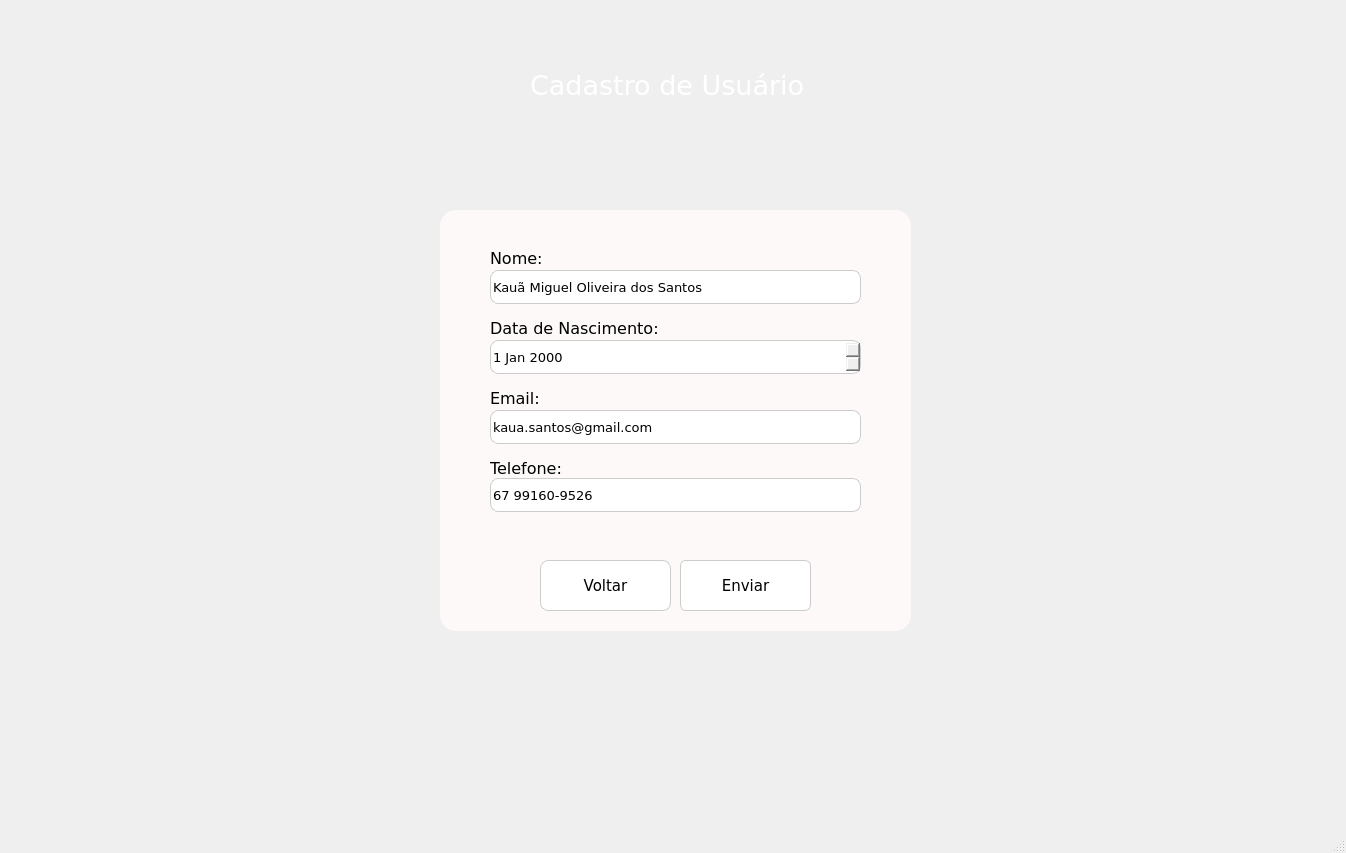
<?xml version="1.0" encoding="UTF-8"?>
<ui version="4.0">
 <class>MainWindow</class>
 <widget class="QMainWindow" name="MainWindow">
  <property name="geometry">
   <rect>
    <x>0</x>
    <y>0</y>
    <width>1346</width>
    <height>853</height>
   </rect>
  </property>
  <property name="windowTitle">
   <string>MainWindow</string>
  </property>
  <property name="styleSheet">
   <string notr="true"/>
  </property>
  <widget class="QWidget" name="centralwidget">
   <widget class="QLabel" name="labelDataNascimento">
    <property name="geometry">
     <rect>
      <x>490</x>
      <y>320</y>
      <width>171</width>
      <height>16</height>
     </rect>
    </property>
    <property name="font">
     <font>
      <family>Verdana</family>
      <pointsize>12</pointsize>
     </font>
    </property>
    <property name="styleSheet">
     <string notr="true">border-radius: 16px;
backdrop-filter: blur(10.8px);</string>
    </property>
    <property name="text">
     <string>Data de Nascimento:</string>
    </property>
   </widget>
   <widget class="QPushButton" name="pushButtonEnviar">
    <property name="geometry">
     <rect>
      <x>680</x>
      <y>560</y>
      <width>131</width>
      <height>51</height>
     </rect>
    </property>
    <property name="font">
     <font>
      <family>Verdana</family>
      <pointsize>11</pointsize>
     </font>
    </property>
    <property name="styleSheet">
     <string notr="true">border-radius: 6px;
background-color: rgb(255, 255, 255);
border: 1px solid #ccc;</string>
    </property>
    <property name="text">
     <string>Enviar</string>
    </property>
   </widget>
   <widget class="QDateEdit" name="dateEditDataNascimento">
    <property name="geometry">
     <rect>
      <x>490</x>
      <y>340</y>
      <width>371</width>
      <height>34</height>
     </rect>
    </property>
    <property name="font">
     <font>
      <family>Verdana</family>
      <pointsize>10</pointsize>
     </font>
    </property>
    <property name="styleSheet">
     <string notr="true">border-radius: 16px;
backdrop-filter: blur(10px);
border-radius: 8px;
border: 1px solid #ccc;</string>
    </property>
   </widget>
   <widget class="QLineEdit" name="lineEditTelefone">
    <property name="geometry">
     <rect>
      <x>490</x>
      <y>478</y>
      <width>371</width>
      <height>34</height>
     </rect>
    </property>
    <property name="font">
     <font>
      <family>Verdana</family>
      <pointsize>10</pointsize>
     </font>
    </property>
    <property name="styleSheet">
     <string notr="true">border-radius: 16px;
backdrop-filter: blur(10px);
border-radius: 8px;
border: 1px solid #ccc;</string>
    </property>
    <property name="text">
     <string>67 99160-9526</string>
    </property>
   </widget>
   <widget class="QLabel" name="labelDescricao">
    <property name="geometry">
     <rect>
      <x>530</x>
      <y>70</y>
      <width>281</width>
      <height>31</height>
     </rect>
    </property>
    <property name="font">
     <font>
      <family>Verdana</family>
      <pointsize>20</pointsize>
     </font>
    </property>
    <property name="styleSheet">
     <string notr="true">color: #fff;
border-style: solid;
border-color: red;
box-shadow: rgba(0, 0, 0, 0.56) 0px 22px 70px 4px;</string>
    </property>
    <property name="text">
     <string>Cadastro de Usuário </string>
    </property>
   </widget>
   <widget class="QLabel" name="labelTelefone">
    <property name="geometry">
     <rect>
      <x>490</x>
      <y>460</y>
      <width>81</width>
      <height>16</height>
     </rect>
    </property>
    <property name="font">
     <font>
      <family>Verdana</family>
      <pointsize>12</pointsize>
     </font>
    </property>
    <property name="styleSheet">
     <string notr="true">border-radius: 16px;
backdrop-filter: blur(10.8px);</string>
    </property>
    <property name="text">
     <string>Telefone:</string>
    </property>
   </widget>
   <widget class="QLineEdit" name="lineEditNome">
    <property name="geometry">
     <rect>
      <x>490</x>
      <y>270</y>
      <width>371</width>
      <height>34</height>
     </rect>
    </property>
    <property name="font">
     <font>
      <family>Verdana</family>
      <pointsize>10</pointsize>
     </font>
    </property>
    <property name="styleSheet">
     <string notr="true">border-radius: 16px;
backdrop-filter: blur(10px);
border-radius: 8px;
border: 1px solid #ccc;</string>
    </property>
    <property name="text">
     <string>Kauã Miguel Oliveira dos Santos </string>
    </property>
   </widget>
   <widget class="QPushButton" name="pushButtonVoltar">
    <property name="geometry">
     <rect>
      <x>540</x>
      <y>560</y>
      <width>131</width>
      <height>51</height>
     </rect>
    </property>
    <property name="font">
     <font>
      <family>Verdana</family>
      <pointsize>11</pointsize>
     </font>
    </property>
    <property name="styleSheet">
     <string notr="true">background-color: rgb(255, 255, 255);
border-radius: 8px;
border: 1px solid #ccc;</string>
    </property>
    <property name="text">
     <string>Voltar</string>
    </property>
   </widget>
   <widget class="QLabel" name="labelEmail">
    <property name="geometry">
     <rect>
      <x>490</x>
      <y>390</y>
      <width>51</width>
      <height>16</height>
     </rect>
    </property>
    <property name="font">
     <font>
      <family>Verdana</family>
      <pointsize>12</pointsize>
     </font>
    </property>
    <property name="styleSheet">
     <string notr="true">border-radius: 16px;
backdrop-filter: blur(10.8px);</string>
    </property>
    <property name="text">
     <string>Email:</string>
    </property>
   </widget>
   <widget class="QLineEdit" name="lineEditEmail">
    <property name="geometry">
     <rect>
      <x>490</x>
      <y>410</y>
      <width>371</width>
      <height>34</height>
     </rect>
    </property>
    <property name="font">
     <font>
      <family>Verdana</family>
      <pointsize>10</pointsize>
     </font>
    </property>
    <property name="styleSheet">
     <string notr="true">border-radius: 16px;
backdrop-filter: blur(10px);
border-radius: 8px;
border: 1px solid #ccc;</string>
    </property>
    <property name="text">
     <string>kaua.santos@gmail.com</string>
    </property>
   </widget>
   <widget class="QLabel" name="label_3">
    <property name="geometry">
     <rect>
      <x>0</x>
      <y>0</y>
      <width>1341</width>
      <height>811</height>
     </rect>
    </property>
    <property name="contextMenuPolicy">
     <enum>Qt::DefaultContextMenu</enum>
    </property>
    <property name="styleSheet">
     <string notr="true"/>
    </property>
    <property name="text">
     <string/>
    </property>
    <property name="pixmap">
     <pixmap>../imagens/mesaFundo.png</pixmap>
    </property>
    <property name="scaledContents">
     <bool>true</bool>
    </property>
   </widget>
   <widget class="QLabel" name="labelEmail_2">
    <property name="geometry">
     <rect>
      <x>490</x>
      <y>250</y>
      <width>61</width>
      <height>16</height>
     </rect>
    </property>
    <property name="font">
     <font>
      <family>Verdana</family>
      <pointsize>12</pointsize>
     </font>
    </property>
    <property name="styleSheet">
     <string notr="true">border-radius: 16px;
backdrop-filter: blur(10.8px);</string>
    </property>
    <property name="text">
     <string>Nome:</string>
    </property>
   </widget>
   <widget class="QLabel" name="label">
    <property name="geometry">
     <rect>
      <x>440</x>
      <y>210</y>
      <width>471</width>
      <height>421</height>
     </rect>
    </property>
    <property name="styleSheet">
     <string notr="true">border-radius: 16px;
background: rgba(255, 250, 250, 0.9);</string>
    </property>
    <property name="text">
     <string/>
    </property>
   </widget>
   <zorder>label_3</zorder>
   <zorder>label</zorder>
   <zorder>lineEditTelefone</zorder>
   <zorder>lineEditEmail</zorder>
   <zorder>dateEditDataNascimento</zorder>
   <zorder>labelDataNascimento</zorder>
   <zorder>labelEmail</zorder>
   <zorder>labelTelefone</zorder>
   <zorder>lineEditNome</zorder>
   <zorder>labelEmail_2</zorder>
   <zorder>labelDescricao</zorder>
   <zorder>pushButtonVoltar</zorder>
   <zorder>pushButtonEnviar</zorder>
  </widget>
  <widget class="QMenuBar" name="menubar">
   <property name="geometry">
    <rect>
     <x>0</x>
     <y>0</y>
     <width>1346</width>
     <height>21</height>
    </rect>
   </property>
  </widget>
  <widget class="QStatusBar" name="statusbar"/>
 </widget>
 <resources/>
 <connections/>
</ui>
